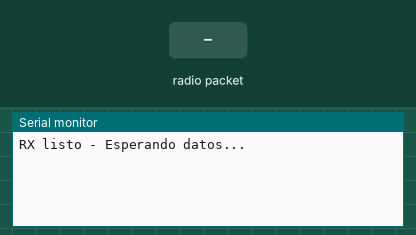
Bench run of a sketch on a simulated Arduino Uno, built with avr-gcc and run on an emulated ATmega328P. Shown: the last lines printed to the serial monitor. The inputs (shaded band) are chosen by the test bench. No radio packets arrive unless stated.

Above: at 2.2 s.
2.3 s: radio packet "1" arrives
At 3.2 s:
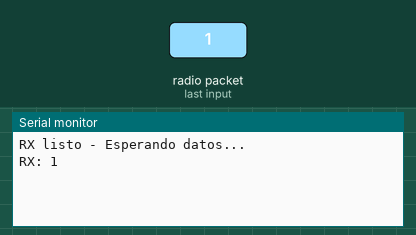
3.8 s: radio packet "0" arrives
At 4.3 s:
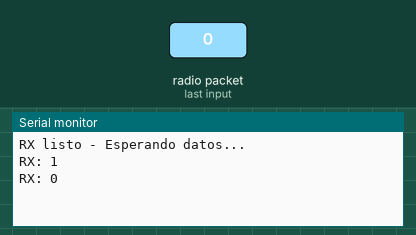
5.3 s: radio packet "2" arrives
At 6.8 s:
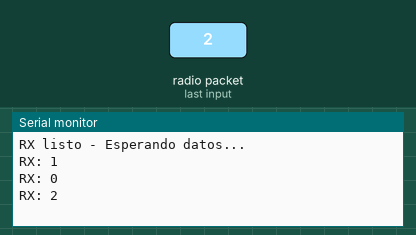

The sketch:

rx_data.ino
```cpp
#include <LoRa.h>

#define LORA_NSS 10
#define LORA_RST 9
#define LORA_DI00 2

void setup() {
  Serial.begin(9600);
  delay(1000);

  LoRa.setPins(LORA_NSS, LORA_RST, LORA_DI00);
  LoRa.begin(433E6);
  LoRa.setSpreadingFactor(7);
  LoRa.setSignalBandwidth(125E3);

  Serial.println("RX listo - Esperando datos...");
}

void loop() {
  if (LoRa.parsePacket() > 0) {
    String message = "";
    while (LoRa.available()) {
      message += (char)LoRa.read();
    }
    Serial.print("RX: ");
    Serial.println(message);
  }
  delay(100);
}
```

Measured:
- after the input at 2.3 s, the serial monitor: prints a new line at once (image 1)
- after the input at 3.8 s, the serial monitor: prints a new line at once (image 2)
- after the input at 5.3 s, the serial monitor: prints a new line at once (image 3)
